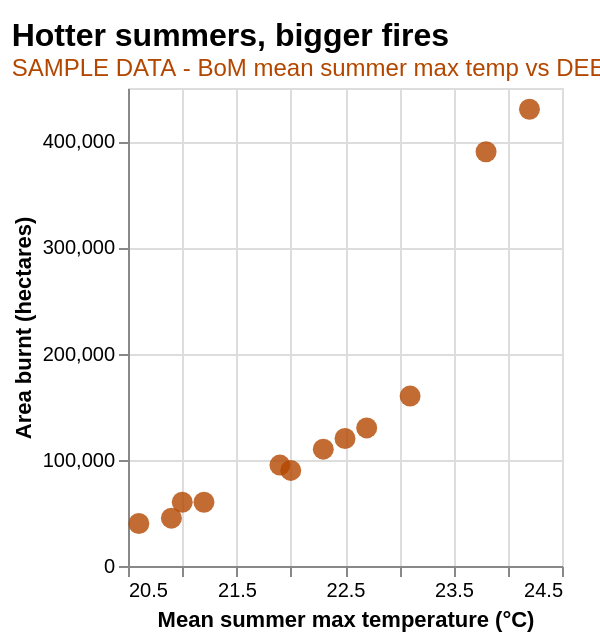

The specification (Vega-Lite) saved for this image:
### Vega-Lite specification from a JSON file in a GitHub repository (floating-point values rounded to 4 significant figures)
{"$schema": "https://vega.github.io/schema/vega-lite/v5.json", "description": "Bivariate idiom (scatter) that COMBINES TWO SOURCES: Bureau of Meteorology summer temperature and DEECA area burnt. This pattern satisfies the 'combine data from two different sources' requirement. SAMPLE DATA - replace the values array.", "title": {"text": "Hotter summers, bigger fires", "subtitle": "SAMPLE DATA - BoM mean summer max temp vs DEECA area burnt", "subtitleColor": "#b34700", "anchor": "start", "fontSize": 16}, "width": "container", "height": 320, "autosize": {"type": "fit", "contains": "padding"}, "data": {"values": [{"year": 2009, "mean_max_temp": 24.2, "area_burnt_ha": 430000}, {"year": 2020, "mean_max_temp": 23.8, "area_burnt_ha": 390000}, {"year": 2006, "mean_max_temp": 23.1, "area_burnt_ha": 160000}, {"year": 2018, "mean_max_temp": 22.7, "area_burnt_ha": 130000}, {"year": 2013, "mean_max_temp": 22.5, "area_burnt_ha": 120000}, {"year": 2014, "mean_max_temp": 22.3, "area_burnt_ha": 110000}, {"year": 2016, "mean_max_temp": 21.9, "area_burnt_ha": 95000}, {"year": 2024, "mean_max_temp": 22.0, "area_burnt_ha": 90000}, {"year": 2008, "mean_max_temp": 21.2, "area_burnt_ha": 60000}, {"year": 2021, "mean_max_temp": 21.0, "area_burnt_ha": 60000}, {"year": 2022, "mean_max_temp": 20.9, "area_burnt_ha": 45000}, {"year": 2011, "mean_max_temp": 20.6, "area_burnt_ha": 40000}]}, "mark": {"type": "point", "filled": true, "size": 110, "color": "#b34700", "opacity": 0.8}, "encoding": {"x": {"field": "mean_max_temp", "type": "quantitative", "title": "Mean summer max temperature (°C)", "scale": {"zero": false}}, "y": {"field": "area_burnt_ha", "type": "quantitative", "title": "Area burnt (hectares)"}, "tooltip": [{"field": "year", "type": "ordinal", "title": "Season"}, {"field": "mean_max_temp", "type": "quantitative", "title": "Mean max temp (°C)"}, {"field": "area_burnt_ha", "type": "quantitative", "title": "Area burnt (ha)", "format": ","}]}}
